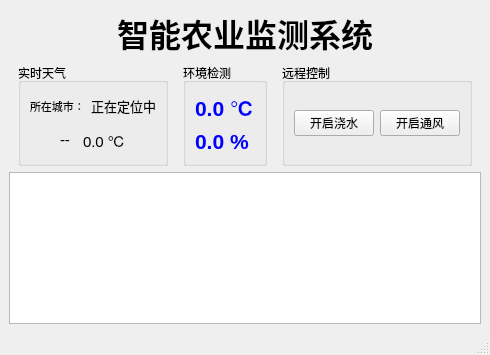
<?xml version="1.0" encoding="UTF-8"?>
<ui version="4.0">
 <class>MainWindow</class>
 <widget class="QMainWindow" name="MainWindow">
  <property name="geometry">
   <rect>
    <x>0</x>
    <y>0</y>
    <width>490</width>
    <height>355</height>
   </rect>
  </property>
  <property name="windowTitle">
   <string>邱晶晶智能农业检测系统20251230</string>
  </property>
  <widget class="QWidget" name="centralwidget">
   <layout class="QVBoxLayout" name="verticalLayout_2">
    <item>
     <widget class="QLabel" name="labelTitle">
      <property name="font">
       <font>
        <pointsize>24</pointsize>
        <bold>true</bold>
       </font>
      </property>
      <property name="text">
       <string>智能农业监测系统</string>
      </property>
      <property name="alignment">
       <set>Qt::AlignmentFlag::AlignCenter</set>
      </property>
     </widget>
    </item>
    <item>
     <layout class="QHBoxLayout" name="horizontalLayout_5">
      <item>
       <spacer name="horizontalSpacer_2">
        <property name="orientation">
         <enum>Qt::Orientation::Horizontal</enum>
        </property>
        <property name="sizeHint" stdset="0">
         <size>
          <width>40</width>
          <height>20</height>
         </size>
        </property>
       </spacer>
      </item>
      <item>
       <widget class="QGroupBox" name="groupBox">
        <property name="title">
         <string>实时天气</string>
        </property>
        <layout class="QVBoxLayout" name="verticalLayout">
         <item>
          <layout class="QHBoxLayout" name="horizontalLayout_3">
           <item>
            <widget class="QLabel" name="label">
             <property name="font">
              <font>
               <pointsize>8</pointsize>
              </font>
             </property>
             <property name="text">
              <string>所在城市：</string>
             </property>
            </widget>
           </item>
           <item>
            <widget class="QLabel" name="lblCity">
             <property name="font">
              <font>
               <pointsize>10</pointsize>
              </font>
             </property>
             <property name="text">
              <string>正在定位中</string>
             </property>
            </widget>
           </item>
          </layout>
         </item>
         <item>
          <layout class="QHBoxLayout" name="horizontalLayout_2">
           <item>
            <spacer name="horizontalSpacer_6">
             <property name="orientation">
              <enum>Qt::Orientation::Horizontal</enum>
             </property>
             <property name="sizeHint" stdset="0">
              <size>
               <width>40</width>
               <height>20</height>
              </size>
             </property>
            </spacer>
           </item>
           <item>
            <widget class="QLabel" name="lblWeatherDesc">
             <property name="font">
              <font>
               <pointsize>11</pointsize>
              </font>
             </property>
             <property name="text">
              <string>--</string>
             </property>
            </widget>
           </item>
           <item>
            <spacer name="horizontalSpacer">
             <property name="orientation">
              <enum>Qt::Orientation::Horizontal</enum>
             </property>
             <property name="sizeHint" stdset="0">
              <size>
               <width>18</width>
               <height>18</height>
              </size>
             </property>
            </spacer>
           </item>
           <item>
            <widget class="QLabel" name="lblWeatherTemp">
             <property name="font">
              <font>
               <pointsize>11</pointsize>
              </font>
             </property>
             <property name="text">
              <string>0.0 ℃</string>
             </property>
            </widget>
           </item>
           <item>
            <spacer name="horizontalSpacer_7">
             <property name="orientation">
              <enum>Qt::Orientation::Horizontal</enum>
             </property>
             <property name="sizeHint" stdset="0">
              <size>
               <width>40</width>
               <height>20</height>
              </size>
             </property>
            </spacer>
           </item>
          </layout>
         </item>
        </layout>
       </widget>
      </item>
      <item>
       <spacer name="horizontalSpacer_3">
        <property name="orientation">
         <enum>Qt::Orientation::Horizontal</enum>
        </property>
        <property name="sizeHint" stdset="0">
         <size>
          <width>40</width>
          <height>20</height>
         </size>
        </property>
       </spacer>
      </item>
      <item>
       <widget class="QGroupBox" name="grpSensor">
        <property name="title">
         <string>环境检测</string>
        </property>
        <layout class="QGridLayout" name="gridLayout">
         <item row="1" column="0">
          <widget class="QLabel" name="labelHum">
           <property name="font">
            <font>
             <pointsize>16</pointsize>
             <bold>true</bold>
            </font>
           </property>
           <property name="styleSheet">
            <string notr="true">color: blue;
font-weight: bold;</string>
           </property>
           <property name="text">
            <string>0.0 %</string>
           </property>
          </widget>
         </item>
         <item row="0" column="0">
          <widget class="QLabel" name="labelTemp">
           <property name="font">
            <font>
             <pointsize>16</pointsize>
             <bold>true</bold>
            </font>
           </property>
           <property name="styleSheet">
            <string notr="true">color: blue;
font-weight: bold;</string>
           </property>
           <property name="text">
            <string>0.0 ℃</string>
           </property>
          </widget>
         </item>
        </layout>
       </widget>
      </item>
      <item>
       <spacer name="horizontalSpacer_4">
        <property name="orientation">
         <enum>Qt::Orientation::Horizontal</enum>
        </property>
        <property name="sizeHint" stdset="0">
         <size>
          <width>40</width>
          <height>20</height>
         </size>
        </property>
       </spacer>
      </item>
      <item>
       <widget class="QGroupBox" name="grpControl">
        <property name="title">
         <string>远程控制</string>
        </property>
        <layout class="QHBoxLayout" name="horizontalLayout">
         <item>
          <widget class="QPushButton" name="btnWater">
           <property name="text">
            <string>开启浇水</string>
           </property>
           <property name="checkable">
            <bool>true</bool>
           </property>
          </widget>
         </item>
         <item>
          <widget class="QPushButton" name="btnFan">
           <property name="text">
            <string>开启通风</string>
           </property>
           <property name="checkable">
            <bool>true</bool>
           </property>
          </widget>
         </item>
        </layout>
       </widget>
      </item>
      <item>
       <spacer name="horizontalSpacer_5">
        <property name="orientation">
         <enum>Qt::Orientation::Horizontal</enum>
        </property>
        <property name="sizeHint" stdset="0">
         <size>
          <width>40</width>
          <height>20</height>
         </size>
        </property>
       </spacer>
      </item>
     </layout>
    </item>
    <item>
     <widget class="QTableView" name="tableView"/>
    </item>
   </layout>
  </widget>
  <widget class="QMenuBar" name="menubar">
   <property name="geometry">
    <rect>
     <x>0</x>
     <y>0</y>
     <width>490</width>
     <height>18</height>
    </rect>
   </property>
  </widget>
  <widget class="QStatusBar" name="statusbar"/>
 </widget>
 <resources/>
 <connections/>
</ui>
